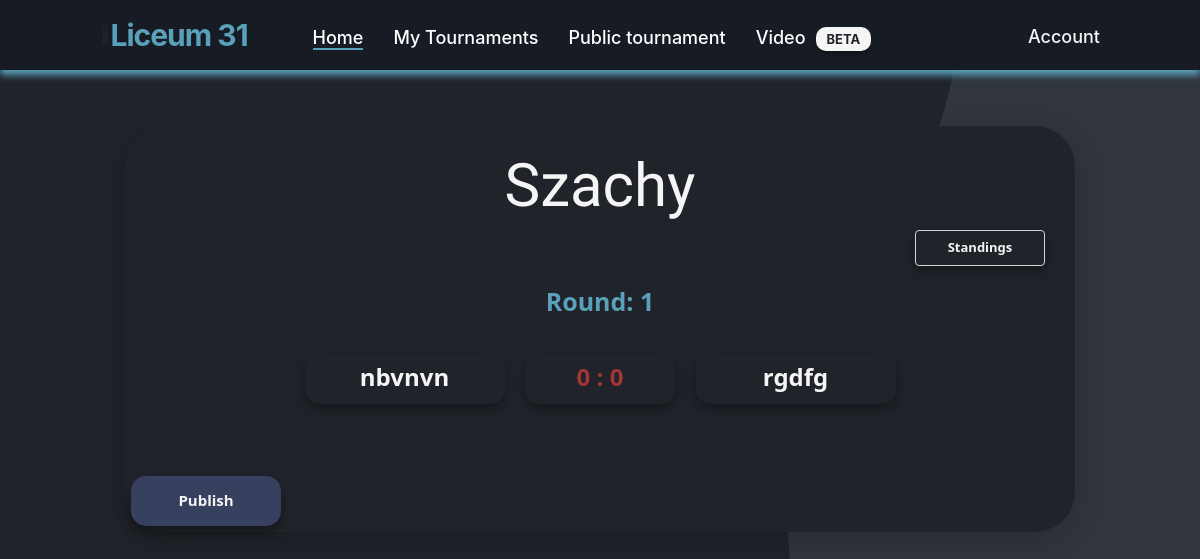
The page /schedule (signed in) on the database its author committed.
### website/models.py (models this page shows)
class Tournament(db.Model):
    id = db.Column(db.Integer,primary_key=True)
    user_id = db.Column(db.Integer,db.ForeignKey('user.id'))
    name = db.Column(db.String(150))
    date = db.Column(db.Date)
    location = db.Column(db.String(150))
    discipline = db.Column(db.String(150))
    type = db.Column(db.String(150))
    status = db.Column(db.String(150), default="upcoming")
    is_public = db.Column(db.Boolean(),default=False)
    current_round_number = db.Column(db.Integer(),default=0)
    max_rounds = db.Column(db.Integer())
    edited_dual_id = db.Column(db.Integer())
    rounds = db.relationship('Round')
    duals = db.relationship('Dual')
    opponents = db.relationship('Opponent')
    standings = db.relationship('Standing')

class Round(db.Model):
    id = db.Column(db.Integer,primary_key=True)
    tournament_id = db.Column(db.Integer,db.ForeignKey('tournament.id'))
    number = db.Column(db.Integer)
    duals = db.relationship('Dual')

class Dual(db.Model):
    id = db.Column(db.Integer,primary_key=True)
    tournament_id = db.Column(db.Integer,db.ForeignKey('tournament.id'))
    round_id = db.Column(db.Integer,db.ForeignKey('round.id'))
    opponent1_id = db.Column(db.Integer,db.ForeignKey('opponent.id'))
    opponent2_id = db.Column(db.Integer,db.ForeignKey('opponent.id'))
    opponent_1 = db.relationship('Opponent', foreign_keys=[opponent1_id])
    opponent_2 = db.relationship('Opponent', foreign_keys=[opponent2_id])
    score_1 = db.Column(db.Integer)
    score_2 = db.Column(db.Integer)
    date = db.Column(db.DateTime)
    round_number = db.Column(db.Integer)

class Opponent(db.Model):
    id = db.Column(db.Integer,primary_key=True)
    tournament_id = db.Column(db.Integer,db.ForeignKey('tournament.id'))
    standing = db.relationship('Standing')
    name = db.Column(db.String(100000))

### website/views.py (the view)
@views.route('/schedule')
@login_required
def schedule():
    tournamentDTO = TournamentController()
    tournamentDTO.Load(current_user.current_tournament_id)
    return render_template("schedule.html", user=current_user, tournament=tournamentDTO.tournament)

### website/Classes.py (called while the page is built)
    def Load(self, id):
        self.tournament = Tournament.query.get(id)

### website/__init__.py (called while the page is built)
def create_app():
    app = Flask(__name__)
    app.config['SECRET_KEY'] = 'kjabwdlajbal'
    app.config['SQLALCHEMY_DATABASE_URI'] = f'sqlite:///{DB_NAME}'
    app.config['SQLALCHEMY_TRACK_MODIFICATIONS'] = False
    db.init_app(app)  # inicjowanie bazy danych dla aplikacji
    from .views import views
    from .auth import auth
    app.register_blueprint(views, url_prefix='/')
    app.register_blueprint(auth, url_prefix='/')
    from .models import User
    create_datebase(app)
    login_manager = LoginManager()
    login_manager.login_view = 'auth.login'
    login_manager.init_app(app)
    @login_manager.user_loader
    def load_user(id):
        return User.query.get(int(id))
    return app

### website/templates/schedule.html (shortened to what this page needs)
{% extends "base.html" %} {% block title %}Schedule{% endblock %} {% block content %}
<section class="schedule_box_container container_schedule">
    <br />
    <h3 align="center">{{tournament.name}}</h3>
    <tbody class="list-group list-group-flush" id="pary">
        <div style="margin-right: 30px;" align="right">
            <a href="/standings">
                <button id="btn" type="button" class="btn-add">Standings</button>
            </a>
        </div>
        {% for round in tournament.rounds %} {% if round.number
        <=tournament.current_round_number %} <h4 align="center" class="h4_round">Round: {{round.number}}</h4>
            {% for dual in round.duals %}
            <tr class="list-group list-group-flush" id="pary">
                <div align="center">
                    <td class="badge">
                        <button id="btn" class="btn_schedule_list" onClick="showDual({{dual.id}})">
          <div class="btn-danger_nav_list_group_schedule_nick_one" align="left" style="display: inline-block">
              <h4>
              {{dual.opponent_1.name}}
              <br />
            </h4>
          </div>
            <div class="btn-danger_nav_list_group_schedule_point" style="display: inline-block">
              {% if dual.score_1 is none or dual.score_1 is none %}
              <h4 style="color: #a03636; font-weight: 700;"> 0 : 0 </h4>
              {% else %}
              <h4 style="color: #5aa0ba; font-weight: 700;">{{dual.score_1}} : {{dual.score_2}}</h4>
              {% endif %}
            </div>
            <div class="btn-danger_nav_list_group_schedule_nick_two" align="right" style="display: inline-block">
              <h4>{{dual.opponent_2.name}}
              <br />
              </h4>
            </div>
            </button> {% endfor %}
                    </td>
                    <br>
                </div>
                <br />
            </tr>
    </tbody>
    <br> {% endif %} {% endfor %}
            {% if user.is_admin %}
            <a href="/publish-schedule ">
                <button id="btn" style="background-color: rgb(55, 65, 95) " type="button " class="btn-danger_nav_schedule">
        Publish
      </button>
            </a>
            {% endif %}
        </div>
        <br>
</section>
{% endblock %}

### website/static/style.css (style rules this page uses)
html { scroll-behavior: smooth; }
body { background-image: url("../static/bgp.png"); scroll-behavior: smooth; overflow: overlay; background-repeat: no-repeat; background-attachment: fixed; }
a { color: #fff; font-size: 18px; font-weight: 500; text-decoration: none; }
h3 { color: whitesmoke; font-family: 'Stick No Bills', sans-serif; font-size: 60px; }
.schedule_box_container { background-color: #20242A; height: 250px; width: 700px; box-shadow: 0 8px 30px 0 rgba(0, 0, 0, 0.2); border-radius: 40px; }
.container_schedule { width: 950px; height: auto; margin: 0 auto; margin-top: 5%; }
h4 { font-family: "Segoe UI", Tahoma, Geneva, Verdana, sans-serif; }
.h4_round { font-family: "Segoe UI", Tahoma, Geneva, Verdana, sans-serif; color: #5AA0BA; font-size: 25px; font-weight: 700; margin: 20px; }
.btn-add { background-color: transparent; border: 0; width: 130px; height: 36px; border-radius: .25rem; font-family: "Segoe UI", Tahoma, Geneva, Verdana, sans-serif; color: whitesmoke; font-size: 13px; font-weight: bold; outline: none; box-shadow: 0px 5px 12px rgba(0, 0, 0, 0.4); transition: 0.5s; backface-visibility: hidden; border: 1px solid rgb(212, 212, 212); margin-left: 10px; }
.btn-danger_nav_list_group_schedule_point { background-color: #20242A; border: 0; width: 150px; height: 50px; border-radius: 15px; outline: none; box-shadow: 0px 5px 12px rgba(0, 0, 0, 0.4); transition: 0.5s; backface-visibility: hidden; margin: 8px; }
.btn-danger_nav_list_group_schedule_point h4 { color: whitesmoke; font-family: "Segoe UI", Tahoma, Geneva, Verdana, sans-serif; font-weight: bold; padding: 9px; text-align: center; }
.btn-danger_nav_list_group_schedule_nick_one { background-color: #20242A; border: 0; width: 200px; height: 50px; border-radius: 15px; outline: none; box-shadow: 0px 5px 12px rgba(0, 0, 0, 0.4); transition: 0.5s; backface-visibility: hidden; margin: 8px; }
.btn-danger_nav_list_group_schedule_nick_one h4 { color: whitesmoke; font-family: "Segoe UI", Tahoma, Geneva, Verdana, sans-serif; font-weight: bold; padding: 9px; text-align: center; }
.btn-danger_nav_list_group_schedule_nick_two { background-color: #20242A; border: 0; width: 200px; height: 50px; border-radius: 15px; outline: none; box-shadow: 0px 5px 12px rgba(0, 0, 0, 0.4); transition: 0.5s; backface-visibility: hidden; margin: 8px; }
.btn-danger_nav_list_group_schedule_nick_two h4 { color: whitesmoke; font-family: "Segoe UI", Tahoma, Geneva, Verdana, sans-serif; font-weight: bold; padding: 9px; text-align: center; }
.btn_schedule_list { background-color: transparent; border: 0; margin: 9px; border-radius: 20px; }
.btn-danger_nav_schedule { background-color: #202225; border: 0; width: 150px; height: 50px; border-radius: 15px; font-family: "Segoe UI", Tahoma, Geneva, Verdana, sans-serif; color: whitesmoke; font-size: 15px; font-weight: bold; outline: none; box-shadow: 0px 5px 12px rgba(0, 0, 0, 0.4); transition: 0.5s; backface-visibility: hidden; margin-top: 20px; margin: 6px; }

### rows shown on the page
Tournament: name "Szachy"
Round: number "1"
Dual: opponent_1.name "nbvnvn", shows "0 : 0", opponent_2.name "rgdfg"
